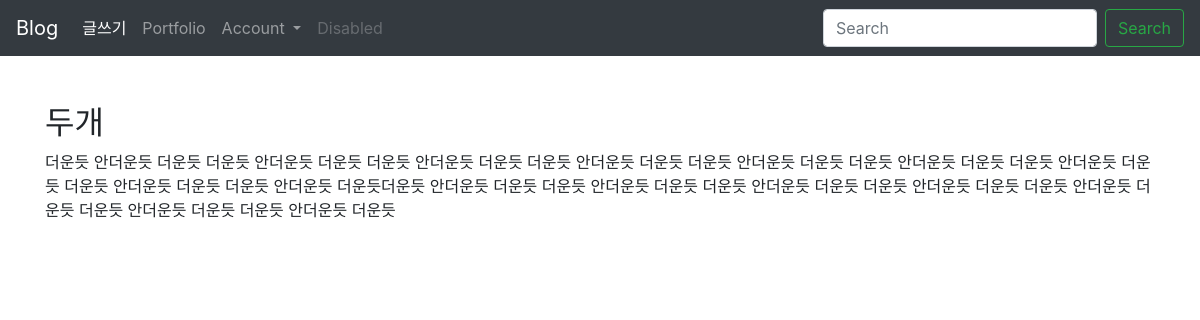
The app's page /blog/2/ with its own data.
### blog/models.py (models this page shows, shortened)
class Blog(models.Model):
    title = models.CharField(max_length = 200)
    date = models.DateTimeField('date published')
    body = models.TextField()

### blog/views.py (the view)
# urls.py: path('<int:blog_id>/', views.detail, name = "detail"),
def detail(request, blog_id):
    blog_detail = get_object_or_404(Blog, pk = blog_id)
    return render(request, 'detail.html', {'blog' : blog_detail})

### blog/templates/detail.html
{% extends 'base.html' %}
{% block content %}
    <h2>{{blog.title}}</h2>
    <p>{{blog.body}}</p>
    <br>
{% endblock %}

### records on screen
Blog: title "두개", body "더운듯 안더운듯 더운듯 더운듯 안더운듯 더운듯 더운듯 안더운듯 더운듯 더운듯 안더운듯 더운듯 더운듯 안더운듯 더운듯 더운듯 안더운듯 더운듯 더운듯 안더운듯 더운듯 더운듯 안더운듯 더운듯 더운듯 안더운듯 더운듯더운듯 안더운듯 더운듯 더운듯 안더운듯 더운듯 더운듯 안더운듯 더운듯 더운듯 안더운듯 더운듯 더운듯 안더운듯 더운듯 더운듯 안더운듯 더운듯 더운듯 안더운듯 더운듯"
